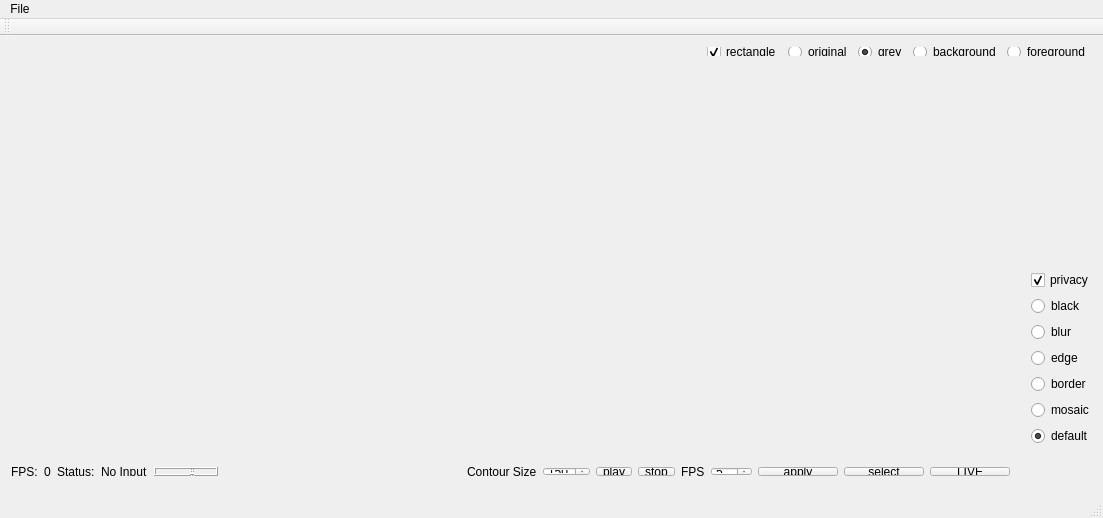
<?xml version="1.0" encoding="UTF-8"?>
<ui version="4.0">
 <class>MainWindow</class>
 <widget class="QMainWindow" name="MainWindow">
  <property name="geometry">
   <rect>
    <x>0</x>
    <y>0</y>
    <width>1103</width>
    <height>518</height>
   </rect>
  </property>
  <property name="sizePolicy">
   <sizepolicy hsizetype="Fixed" vsizetype="Fixed">
    <horstretch>0</horstretch>
    <verstretch>0</verstretch>
   </sizepolicy>
  </property>
  <property name="windowTitle">
   <string>MainWindow</string>
  </property>
  <widget class="QWidget" name="centralWidget">
   <property name="sizePolicy">
    <sizepolicy hsizetype="Expanding" vsizetype="Expanding">
     <horstretch>0</horstretch>
     <verstretch>0</verstretch>
    </sizepolicy>
   </property>
   <widget class="QWidget" name="horizontalLayoutWidget">
    <property name="geometry">
     <rect>
      <x>0</x>
      <y>420</y>
      <width>1021</width>
      <height>31</height>
     </rect>
    </property>
    <layout class="QHBoxLayout" name="horizontalLayout">
     <item>
      <widget class="QLabel" name="label_3">
       <property name="text">
        <string>FPS:</string>
       </property>
      </widget>
     </item>
     <item>
      <widget class="QLabel" name="label_fps">
       <property name="text">
        <string>0</string>
       </property>
      </widget>
     </item>
     <item>
      <widget class="QLabel" name="label_4">
       <property name="text">
        <string>Status:</string>
       </property>
      </widget>
     </item>
     <item>
      <widget class="QLabel" name="label_status">
       <property name="text">
        <string>No Input</string>
       </property>
      </widget>
     </item>
     <item>
      <widget class="QLCDNumber" name="lcdNumber_buffer"/>
     </item>
     <item>
      <spacer name="horizontalSpacer">
       <property name="orientation">
        <enum>Qt::Horizontal</enum>
       </property>
       <property name="sizeHint" stdset="0">
        <size>
         <width>40</width>
         <height>20</height>
        </size>
       </property>
      </spacer>
     </item>
     <item>
      <widget class="QLabel" name="label_5">
       <property name="text">
        <string>Contour Size</string>
       </property>
      </widget>
     </item>
     <item>
      <widget class="QSpinBox" name="spinBox_ctSize">
       <property name="maximum">
        <number>999</number>
       </property>
       <property name="singleStep">
        <number>10</number>
       </property>
       <property name="value">
        <number>150</number>
       </property>
      </widget>
     </item>
     <item>
      <widget class="QToolButton" name="toolButton_play">
       <property name="text">
        <string>play</string>
       </property>
      </widget>
     </item>
     <item>
      <widget class="QToolButton" name="toolButton_stop">
       <property name="text">
        <string>stop</string>
       </property>
      </widget>
     </item>
     <item>
      <widget class="QLabel" name="label_2">
       <property name="text">
        <string>FPS</string>
       </property>
      </widget>
     </item>
     <item>
      <widget class="QSpinBox" name="fps_spinBox">
       <property name="value">
        <number>5</number>
       </property>
      </widget>
     </item>
     <item>
      <widget class="QPushButton" name="pushButton_apply">
       <property name="text">
        <string>apply</string>
       </property>
      </widget>
     </item>
     <item>
      <widget class="QPushButton" name="pushButton_select">
       <property name="text">
        <string>select</string>
       </property>
      </widget>
     </item>
     <item>
      <widget class="QPushButton" name="pushButton_live">
       <property name="text">
        <string>LIVE</string>
       </property>
      </widget>
     </item>
    </layout>
   </widget>
   <widget class="QWidget" name="horizontalLayoutWidget_2">
    <property name="geometry">
     <rect>
      <x>0</x>
      <y>30</y>
      <width>1021</width>
      <height>391</height>
     </rect>
    </property>
    <layout class="QHBoxLayout" name="horizontalLayout_2">
     <item>
      <widget class="QLabel" name="label">
       <property name="styleSheet">
        <string notr="true">border-color: qconicalgradient(cx:0, cy:0, angle:135, stop:0 rgba(255, 255, 0, 69), stop:0.375 rgba(255, 255, 0, 69), stop:0.423533 rgba(251, 255, 0, 145), stop:0.45 rgba(247, 255, 0, 208), stop:0.477581 rgba(255, 244, 71, 130), stop:0.518717 rgba(255, 218, 71, 130), stop:0.55 rgba(255, 255, 0, 255), stop:0.57754 rgba(255, 203, 0, 130), stop:0.625 rgba(255, 255, 0, 69), stop:1 rgba(255, 255, 0, 69));</string>
       </property>
       <property name="text">
        <string/>
       </property>
       <property name="scaledContents">
        <bool>true</bool>
       </property>
      </widget>
     </item>
     <item>
      <widget class="QLabel" name="label_debug">
       <property name="text">
        <string/>
       </property>
       <property name="scaledContents">
        <bool>true</bool>
       </property>
      </widget>
     </item>
    </layout>
   </widget>
   <widget class="QWidget" name="horizontalLayoutWidget_3">
    <property name="geometry">
     <rect>
      <x>0</x>
      <y>0</y>
      <width>1101</width>
      <height>31</height>
     </rect>
    </property>
    <layout class="QHBoxLayout" name="horizontalLayout_3">
     <item>
      <spacer name="horizontalSpacer_2">
       <property name="orientation">
        <enum>Qt::Horizontal</enum>
       </property>
       <property name="sizeHint" stdset="0">
        <size>
         <width>40</width>
         <height>20</height>
        </size>
       </property>
      </spacer>
     </item>
     <item>
      <widget class="QCheckBox" name="checkBox_rect">
       <property name="text">
        <string>rectangle</string>
       </property>
       <property name="checked">
        <bool>true</bool>
       </property>
      </widget>
     </item>
     <item>
      <widget class="QRadioButton" name="radioButton_orig">
       <property name="sizePolicy">
        <sizepolicy hsizetype="Minimum" vsizetype="Minimum">
         <horstretch>0</horstretch>
         <verstretch>0</verstretch>
        </sizepolicy>
       </property>
       <property name="text">
        <string>original</string>
       </property>
      </widget>
     </item>
     <item>
      <widget class="QRadioButton" name="radioButton_grey">
       <property name="text">
        <string>grey</string>
       </property>
       <property name="checked">
        <bool>true</bool>
       </property>
      </widget>
     </item>
     <item>
      <widget class="QRadioButton" name="radioButton_back">
       <property name="text">
        <string>background</string>
       </property>
      </widget>
     </item>
     <item>
      <widget class="QRadioButton" name="radioButton_fore">
       <property name="text">
        <string>foreground</string>
       </property>
       <property name="checked">
        <bool>false</bool>
       </property>
      </widget>
     </item>
    </layout>
   </widget>
   <widget class="QWidget" name="verticalLayoutWidget">
    <property name="geometry">
     <rect>
      <x>1020</x>
      <y>30</y>
      <width>153</width>
      <height>391</height>
     </rect>
    </property>
    <layout class="QVBoxLayout" name="verticalLayout">
     <item>
      <spacer name="verticalSpacer">
       <property name="orientation">
        <enum>Qt::Vertical</enum>
       </property>
       <property name="sizeHint" stdset="0">
        <size>
         <width>20</width>
         <height>40</height>
        </size>
       </property>
      </spacer>
     </item>
     <item>
      <widget class="QCheckBox" name="checkBox_privacy">
       <property name="text">
        <string>privacy</string>
       </property>
       <property name="checked">
        <bool>true</bool>
       </property>
      </widget>
     </item>
     <item>
      <widget class="QRadioButton" name="radioButton_black">
       <property name="text">
        <string>black</string>
       </property>
       <property name="checked">
        <bool>false</bool>
       </property>
      </widget>
     </item>
     <item>
      <widget class="QRadioButton" name="radioButton_blur">
       <property name="text">
        <string>blur</string>
       </property>
      </widget>
     </item>
     <item>
      <widget class="QRadioButton" name="radioButton_edge">
       <property name="text">
        <string>edge</string>
       </property>
      </widget>
     </item>
     <item>
      <widget class="QRadioButton" name="radioButton_border">
       <property name="text">
        <string>border</string>
       </property>
      </widget>
     </item>
     <item>
      <widget class="QRadioButton" name="radioButton_mosaic">
       <property name="text">
        <string>mosaic</string>
       </property>
      </widget>
     </item>
     <item>
      <widget class="QRadioButton" name="radioButton_default">
       <property name="text">
        <string>default</string>
       </property>
       <property name="checked">
        <bool>true</bool>
       </property>
      </widget>
     </item>
    </layout>
   </widget>
  </widget>
  <widget class="QMenuBar" name="menuBar">
   <property name="geometry">
    <rect>
     <x>0</x>
     <y>0</y>
     <width>1103</width>
     <height>27</height>
    </rect>
   </property>
   <widget class="QMenu" name="menuFile">
    <property name="title">
     <string>File</string>
    </property>
    <addaction name="actionOpen"/>
    <addaction name="actionOpen_Background"/>
    <addaction name="separator"/>
    <addaction name="actionQuit"/>
   </widget>
   <addaction name="menuFile"/>
  </widget>
  <widget class="QToolBar" name="mainToolBar">
   <attribute name="toolBarArea">
    <enum>TopToolBarArea</enum>
   </attribute>
   <attribute name="toolBarBreak">
    <bool>false</bool>
   </attribute>
  </widget>
  <widget class="QStatusBar" name="statusBar"/>
  <action name="actionOpen">
   <property name="text">
    <string>Open</string>
   </property>
   <property name="shortcut">
    <string>Ctrl+O</string>
   </property>
  </action>
  <action name="actionQuit">
   <property name="text">
    <string>Quit</string>
   </property>
   <property name="shortcut">
    <string>Ctrl+Q</string>
   </property>
  </action>
  <action name="actionOpen_Background">
   <property name="text">
    <string>Open Background</string>
   </property>
   <property name="shortcut">
    <string>Ctrl+B</string>
   </property>
  </action>
 </widget>
 <layoutdefault spacing="6" margin="11"/>
 <resources/>
 <connections/>
</ui>
